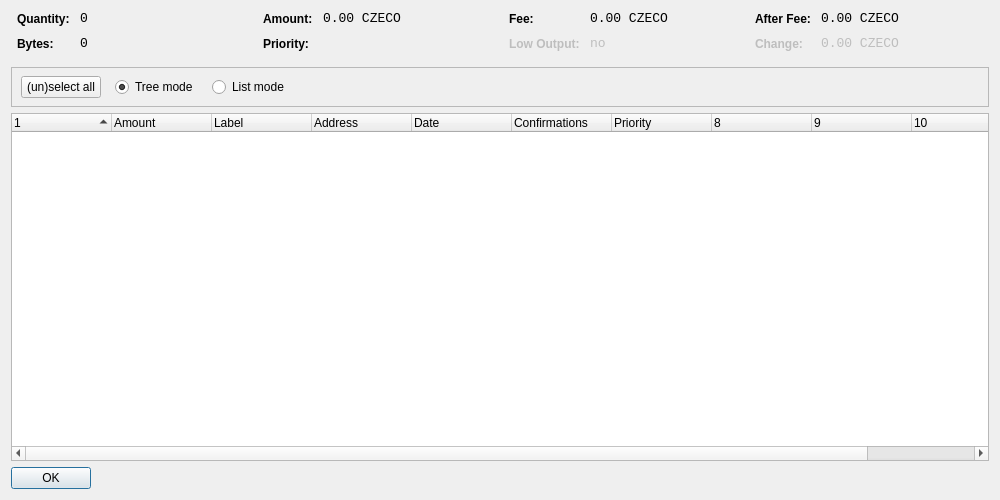
<?xml version="1.0" encoding="UTF-8"?>
<ui version="4.0">
 <class>CoinControlDialog</class>
 <widget class="QDialog" name="CoinControlDialog">
  <property name="geometry">
   <rect>
    <x>0</x>
    <y>0</y>
    <width>1000</width>
    <height>500</height>
   </rect>
  </property>
  <property name="windowTitle">
   <string>Coin Control</string>
  </property>
  <layout class="QVBoxLayout" name="verticalLayout">
   <item>
    <layout class="QHBoxLayout" name="horizontalLayoutTop" stretch="0,0,0,0">
     <property name="topMargin">
      <number>0</number>
     </property>
     <property name="bottomMargin">
      <number>10</number>
     </property>
     <item>
      <layout class="QFormLayout" name="formLayoutCoinControl1">
       <property name="horizontalSpacing">
        <number>10</number>
       </property>
       <property name="verticalSpacing">
        <number>10</number>
       </property>
       <property name="leftMargin">
        <number>6</number>
       </property>
       <property name="rightMargin">
        <number>6</number>
       </property>
       <item row="0" column="0">
        <widget class="QLabel" name="labelCoinControlQuantityText">
         <property name="styleSheet">
          <string notr="true">font-weight:bold;</string>
         </property>
         <property name="text">
          <string>Quantity:</string>
         </property>
        </widget>
       </item>
       <item row="0" column="1">
        <widget class="QLabel" name="labelCoinControlQuantity">
         <property name="font">
          <font>
           <family>Monospace</family>
           <pointsize>10</pointsize>
          </font>
         </property>
         <property name="cursor">
          <cursorShape>IBeamCursor</cursorShape>
         </property>
         <property name="contextMenuPolicy">
          <enum>Qt::ActionsContextMenu</enum>
         </property>
         <property name="text">
          <string notr="true">0</string>
         </property>
         <property name="textInteractionFlags">
          <set>Qt::LinksAccessibleByMouse|Qt::TextSelectableByKeyboard|Qt::TextSelectableByMouse</set>
         </property>
        </widget>
       </item>
       <item row="1" column="0">
        <widget class="QLabel" name="labelCoinControlBytesText">
         <property name="styleSheet">
          <string notr="true">font-weight:bold;</string>
         </property>
         <property name="text">
          <string>Bytes:</string>
         </property>
        </widget>
       </item>
       <item row="1" column="1">
        <widget class="QLabel" name="labelCoinControlBytes">
         <property name="font">
          <font>
           <family>Monospace</family>
           <pointsize>10</pointsize>
          </font>
         </property>
         <property name="cursor">
          <cursorShape>IBeamCursor</cursorShape>
         </property>
         <property name="contextMenuPolicy">
          <enum>Qt::ActionsContextMenu</enum>
         </property>
         <property name="text">
          <string notr="true">0</string>
         </property>
         <property name="textInteractionFlags">
          <set>Qt::LinksAccessibleByMouse|Qt::TextSelectableByKeyboard|Qt::TextSelectableByMouse</set>
         </property>
        </widget>
       </item>
      </layout>
     </item>
     <item>
      <layout class="QFormLayout" name="formLayoutCoinControl2">
       <property name="horizontalSpacing">
        <number>10</number>
       </property>
       <property name="verticalSpacing">
        <number>10</number>
       </property>
       <property name="leftMargin">
        <number>6</number>
       </property>
       <property name="rightMargin">
        <number>6</number>
       </property>
       <item row="0" column="0">
        <widget class="QLabel" name="labelCoinControlAmountText">
         <property name="styleSheet">
          <string notr="true">font-weight:bold;</string>
         </property>
         <property name="text">
          <string>Amount:</string>
         </property>
        </widget>
       </item>
       <item row="0" column="1">
        <widget class="QLabel" name="labelCoinControlAmount">
         <property name="font">
          <font>
           <family>Monospace</family>
           <pointsize>10</pointsize>
          </font>
         </property>
         <property name="cursor">
          <cursorShape>IBeamCursor</cursorShape>
         </property>
         <property name="contextMenuPolicy">
          <enum>Qt::ActionsContextMenu</enum>
         </property>
         <property name="text">
          <string notr="true">0.00 CZECO</string>
         </property>
         <property name="textInteractionFlags">
          <set>Qt::LinksAccessibleByMouse|Qt::TextSelectableByKeyboard|Qt::TextSelectableByMouse</set>
         </property>
        </widget>
       </item>
       <item row="1" column="0">
        <widget class="QLabel" name="labelCoinControlPriorityText">
         <property name="styleSheet">
          <string notr="true">font-weight:bold;</string>
         </property>
         <property name="text">
          <string>Priority:</string>
         </property>
        </widget>
       </item>
       <item row="1" column="1">
        <widget class="QLabel" name="labelCoinControlPriority">
         <property name="font">
          <font>
           <family>Monospace</family>
           <pointsize>10</pointsize>
          </font>
         </property>
         <property name="cursor">
          <cursorShape>IBeamCursor</cursorShape>
         </property>
         <property name="contextMenuPolicy">
          <enum>Qt::ActionsContextMenu</enum>
         </property>
         <property name="text">
          <string/>
         </property>
         <property name="textInteractionFlags">
          <set>Qt::LinksAccessibleByMouse|Qt::TextSelectableByKeyboard|Qt::TextSelectableByMouse</set>
         </property>
        </widget>
       </item>
      </layout>
     </item>
     <item>
      <layout class="QFormLayout" name="formLayoutCoinControl3">
       <property name="horizontalSpacing">
        <number>10</number>
       </property>
       <property name="verticalSpacing">
        <number>10</number>
       </property>
       <property name="leftMargin">
        <number>6</number>
       </property>
       <property name="rightMargin">
        <number>6</number>
       </property>
       <item row="0" column="0">
        <widget class="QLabel" name="labelCoinControlFeeText">
         <property name="styleSheet">
          <string notr="true">font-weight:bold;</string>
         </property>
         <property name="text">
          <string>Fee:</string>
         </property>
        </widget>
       </item>
       <item row="0" column="1">
        <widget class="QLabel" name="labelCoinControlFee">
         <property name="font">
          <font>
           <family>Monospace</family>
           <pointsize>10</pointsize>
          </font>
         </property>
         <property name="cursor">
          <cursorShape>IBeamCursor</cursorShape>
         </property>
         <property name="contextMenuPolicy">
          <enum>Qt::ActionsContextMenu</enum>
         </property>
         <property name="text">
          <string notr="true">0.00 CZECO</string>
         </property>
         <property name="textInteractionFlags">
          <set>Qt::LinksAccessibleByMouse|Qt::TextSelectableByKeyboard|Qt::TextSelectableByMouse</set>
         </property>
        </widget>
       </item>
       <item row="1" column="0">
        <widget class="QLabel" name="labelCoinControlLowOutputText">
         <property name="enabled">
          <bool>false</bool>
         </property>
         <property name="styleSheet">
          <string notr="true">font-weight:bold;</string>
         </property>
         <property name="text">
          <string>Low Output:</string>
         </property>
        </widget>
       </item>
       <item row="1" column="1">
        <widget class="QLabel" name="labelCoinControlLowOutput">
         <property name="enabled">
          <bool>false</bool>
         </property>
         <property name="font">
          <font>
           <family>Monospace</family>
           <pointsize>10</pointsize>
          </font>
         </property>
         <property name="cursor">
          <cursorShape>IBeamCursor</cursorShape>
         </property>
         <property name="contextMenuPolicy">
          <enum>Qt::ActionsContextMenu</enum>
         </property>
         <property name="text">
          <string notr="true">no</string>
         </property>
         <property name="textInteractionFlags">
          <set>Qt::LinksAccessibleByMouse|Qt::TextSelectableByKeyboard|Qt::TextSelectableByMouse</set>
         </property>
        </widget>
       </item>
      </layout>
     </item>
     <item>
      <layout class="QFormLayout" name="formLayoutCoinControl4">
       <property name="horizontalSpacing">
        <number>10</number>
       </property>
       <property name="verticalSpacing">
        <number>10</number>
       </property>
       <property name="leftMargin">
        <number>6</number>
       </property>
       <property name="rightMargin">
        <number>6</number>
       </property>
       <item row="0" column="0">
        <widget class="QLabel" name="labelCoinControlAfterFeeText">
         <property name="styleSheet">
          <string notr="true">font-weight:bold;</string>
         </property>
         <property name="text">
          <string>After Fee:</string>
         </property>
        </widget>
       </item>
       <item row="0" column="1">
        <widget class="QLabel" name="labelCoinControlAfterFee">
         <property name="font">
          <font>
           <family>Monospace</family>
           <pointsize>10</pointsize>
          </font>
         </property>
         <property name="cursor">
          <cursorShape>IBeamCursor</cursorShape>
         </property>
         <property name="contextMenuPolicy">
          <enum>Qt::ActionsContextMenu</enum>
         </property>
         <property name="text">
          <string notr="true">0.00 CZECO</string>
         </property>
         <property name="textInteractionFlags">
          <set>Qt::LinksAccessibleByMouse|Qt::TextSelectableByKeyboard|Qt::TextSelectableByMouse</set>
         </property>
        </widget>
       </item>
       <item row="1" column="0">
        <widget class="QLabel" name="labelCoinControlChangeText">
         <property name="enabled">
          <bool>false</bool>
         </property>
         <property name="styleSheet">
          <string notr="true">font-weight:bold;</string>
         </property>
         <property name="text">
          <string>Change:</string>
         </property>
        </widget>
       </item>
       <item row="1" column="1">
        <widget class="QLabel" name="labelCoinControlChange">
         <property name="enabled">
          <bool>false</bool>
         </property>
         <property name="font">
          <font>
           <family>Monospace</family>
           <pointsize>10</pointsize>
          </font>
         </property>
         <property name="cursor">
          <cursorShape>IBeamCursor</cursorShape>
         </property>
         <property name="contextMenuPolicy">
          <enum>Qt::ActionsContextMenu</enum>
         </property>
         <property name="text">
          <string notr="true">0.00 CZECO</string>
         </property>
         <property name="textInteractionFlags">
          <set>Qt::LinksAccessibleByMouse|Qt::TextSelectableByKeyboard|Qt::TextSelectableByMouse</set>
         </property>
        </widget>
       </item>
      </layout>
     </item>
    </layout>
   </item>
   <item>
    <widget class="QFrame" name="frame">
     <property name="minimumSize">
      <size>
       <width>0</width>
       <height>40</height>
      </size>
     </property>
     <property name="frameShape">
      <enum>QFrame::StyledPanel</enum>
     </property>
     <property name="frameShadow">
      <enum>QFrame::Sunken</enum>
     </property>
     <widget class="QWidget" name="horizontalLayoutWidget">
      <property name="geometry">
       <rect>
        <x>10</x>
        <y>0</y>
        <width>781</width>
        <height>41</height>
       </rect>
      </property>
      <layout class="QHBoxLayout" name="horizontalLayoutPanel" stretch="0,0,0,0,0">
       <property name="spacing">
        <number>14</number>
       </property>
       <item>
        <widget class="QPushButton" name="pushButtonSelectAll">
         <property name="sizePolicy">
          <sizepolicy hsizetype="Maximum" vsizetype="Fixed">
           <horstretch>0</horstretch>
           <verstretch>0</verstretch>
          </sizepolicy>
         </property>
         <property name="text">
          <string>(un)select all</string>
         </property>
        </widget>
       </item>
       <item>
        <widget class="QRadioButton" name="radioTreeMode">
         <property name="sizePolicy">
          <sizepolicy hsizetype="Maximum" vsizetype="Fixed">
           <horstretch>0</horstretch>
           <verstretch>0</verstretch>
          </sizepolicy>
         </property>
         <property name="text">
          <string>Tree mode</string>
         </property>
         <property name="checked">
          <bool>true</bool>
         </property>
        </widget>
       </item>
       <item>
        <widget class="QRadioButton" name="radioListMode">
         <property name="sizePolicy">
          <sizepolicy hsizetype="Maximum" vsizetype="Fixed">
           <horstretch>0</horstretch>
           <verstretch>0</verstretch>
          </sizepolicy>
         </property>
         <property name="text">
          <string>List mode</string>
         </property>
        </widget>
       </item>
       <item>
        <spacer name="horizontalSpacer">
         <property name="orientation">
          <enum>Qt::Horizontal</enum>
         </property>
         <property name="sizeHint" stdset="0">
          <size>
           <width>40</width>
           <height>20</height>
          </size>
         </property>
        </spacer>
       </item>
      </layout>
     </widget>
    </widget>
   </item>
   <item>
    <widget class="CoinControlTreeWidget" name="treeWidget">
     <property name="contextMenuPolicy">
      <enum>Qt::CustomContextMenu</enum>
     </property>
     <property name="sortingEnabled">
      <bool>false</bool>
     </property>
     <property name="columnCount">
      <number>11</number>
     </property>
     <attribute name="headerShowSortIndicator" stdset="0">
      <bool>true</bool>
     </attribute>
     <attribute name="headerStretchLastSection">
      <bool>false</bool>
     </attribute>
     <column>
      <property name="text">
       <string/>
      </property>
     </column>
     <column>
      <property name="text">
       <string>Amount</string>
      </property>
     </column>
     <column>
      <property name="text">
       <string>Label</string>
      </property>
     </column>
     <column>
      <property name="text">
       <string>Address</string>
      </property>
     </column>
     <column>
      <property name="text">
       <string>Date</string>
      </property>
     </column>
     <column>
      <property name="text">
       <string>Confirmations</string>
      </property>
      <property name="toolTip">
       <string>Confirmed</string>
      </property>
     </column>
     <column>
      <property name="text">
       <string>Priority</string>
      </property>
     </column>
     <column>
      <property name="text">
       <string/>
      </property>
     </column>
     <column>
      <property name="text">
       <string/>
      </property>
     </column>
     <column>
      <property name="text">
       <string/>
      </property>
     </column>
     <column>
      <property name="text">
       <string/>
      </property>
     </column>
    </widget>
   </item>
   <item>
    <widget class="QDialogButtonBox" name="buttonBox">
     <property name="sizePolicy">
      <sizepolicy hsizetype="Maximum" vsizetype="Fixed">
       <horstretch>0</horstretch>
       <verstretch>0</verstretch>
      </sizepolicy>
     </property>
     <property name="orientation">
      <enum>Qt::Horizontal</enum>
     </property>
     <property name="standardButtons">
      <set>QDialogButtonBox::Ok</set>
     </property>
    </widget>
   </item>
  </layout>
 </widget>
 <customwidgets>
  <customwidget>
   <class>CoinControlTreeWidget</class>
   <extends>QTreeWidget</extends>
   <header>coincontroltreewidget.h</header>
  </customwidget>
 </customwidgets>
 <resources/>
 <connections/>
</ui>
